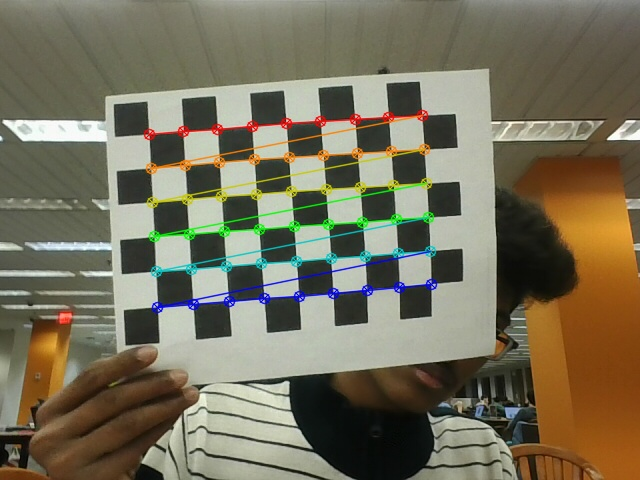
//> input picture Calibration & Augmented Reality/image_1.jpg, 640 x 480 px
$ ./Custom_design '../Calibration & Augmented Reality/image_1.jpg' '../Calibration & Augmented Reality/image_2.jpg' '../Calibration & Augmented Reality/image_2.jpg'   (built with g++ and OpenCV 4)
//> lines starting //> are read from the running program, lines starting //| are printed output that depends on the picture
### Content_based_image_retrieval/csv_util.h
/*
  Bruce A. Maxwell

  Utility functions for reading and writing CSV files with a specific format

  Each line of the csv file is a filename in the first column, followed by numeric data for the remaining columns
  Each line of the csv file has to have the same number of columns
 */

#ifndef CVS_UTIL_H
#define CVS_UTIL_H

 /*
   Given a filename, and image filename, and the image features, by
   default the function will append a line of data to the CSV format
   file.  If reset_file is true, then it will open the file in 'write'
   mode and clear the existing contents.

   The image filename is written to the first position in the row of
   data. The values in image_data are all written to the file as
   floats.

   The function returns a non-zero value in case of an error.
  */
#include<vector>
#include<opencv2/opencv.hpp>
int append_image_data_csv(char* filename, char* image_filename, std::vector<float>& image_data, int reset_file = 0);


/*
  Given a file with the format of a string as the first column and
  floating point numbers as the remaining columns, this function
  returns the filenames as a std::vector of character arrays, and the
  remaining data as a 2D std::vector<float>.

  filenames will contain all of the image file names.
  data will contain the features calculated from each image.

  If echo_file is true, it prints out the contents of the file as read
  into memory.

  The function returns a non-zero value if something goes wrong.
 */
int read_image_data_csv(char* filename, std::vector<char*>& filenames, std::vector<std::vector<float>>& data, int echo_file = 0);

std::vector<float> baseline_feature(char* filepath);
std::vector<float> histogram_feature(char* filespath);
std::vector<float> multi_histogram_feature(char* filepath);
std::vector<float> TC_feature(char* filepath);
std::vector<float> TC_feature_1(char* filepath);
std::vector<float> custom_design_feature(char* filepath1, char* filepath2);
std::vector<float> extension(char* filepath);
std::vector<float> extension_1(char* filepath);
std::vector<float> custom_design_feature_1(char* filepath);
#endif
#pragma once

### Content_based_image_retrieval/csv_util.cpp
/*
Bruce A. Maxwell

CS 5330 Computer Vision
Spring 2021

CPP functions for reading CSV files with a specific format
- first column is a string containing a filename or path
- every other column is a number

The function returns a std::vector of char* for the filenames and a 2D std::vector of floats for the data
*/

#include <cstdio>
#include <cstring>
#include <vector>
#include "opencv2/opencv.hpp"

/*
  reads a string from a CSV file. the 0-terminated string is returned in the char array os.

  The function returns false if it is successfully read. It returns true if it reaches the end of the line or the file.
 */
int getstring(FILE* fp, char os[]) {
    int p = 0;
    int eol = 0;

    for (;;) {
        char ch = fgetc(fp);
        if (ch == ',') {
            break;
        }
        else if (ch == '\n' || ch == EOF) {
            eol = 1;
            break;
        }
        // printf("%c", ch ); // uncomment for debugging
        os[p] = ch;
        p++;
    }
    // printf("\n"); // uncomment for debugging
    os[p] = '\0';

    return(eol); // return true if eol
}

// [23 lines left out: function getint, not called in this run]

/*
  Utility function for reading one float value from a CSV file

  The value is stored in the v parameter

  The function returns true if it reaches the end of a line or the file
 */
// [23 lines left out: function getfloat, not called in this run]

/*
  Given a filename, and image filename, and the image features, by
  default the function will append a line of data to the CSV format
  file.  If reset_file is true, then it will open the file in 'write'
  mode and clear the existing contents.

  The image filename is written to the first position in the row of
  data. The values in image_data are all written to the file as
  floats.

  The function returns a non-zero value in case of an error.
 */
// [32 lines left out: function append_image_data_csv, not called in this run]

/*
  Given a file with the format of a string as the first column and
  floating point numbers as the remaining columns, this function
  returns the filenames as a std::vector of character arrays, and the
  remaining data as a 2D std::vector<float>.

  filenames will contain all of the image file names.
  data will contain the features calculated from each image.

  If echo_file is true, it prints out the contents of the file as read
  into memory.

  The function returns a non-zero value if something goes wrong.
 */
int read_image_data_csv(char* filename, std::vector<char*>& filenames, std::vector<std::vector<float>>& data, int echo_file) {
    FILE* fp;
    float fval;
    char img_file[256];

    fp = fopen(filename, "r");
    if (!fp) {
        printf("Unable to open feature file\n");
        return(-1);
    }

    printf("Reading %s\n", filename);
    for (;;) {
        std::vector<float> dvec;


        // read the filename
        if (getstring(fp, img_file)) {
            break;
        }
        // printf("Evaluting %s\n", filename);

        // read the whole feature file into memory
        for (;;) {
            // get next feature
            float eol = getfloat(fp, &fval);
            dvec.push_back(fval);
            if (eol) break;
        }
        // printf("read %lu features\n", dvec.size() );

        data.push_back(dvec);

        char* fname = new char[strlen(img_file) + 1];
        strcpy(fname, img_file);
        filenames.push_back(fname);
    }
    fclose(fp);
    printf("Finished reading CSV file\n");

    if (echo_file) {
        for (int i = 0; i < data.size(); i++) {
            for (int j = 0; j < data[i].size(); j++) {
                printf("%.4f  ", data[i][j]);
            }
            printf("\n");
        }
        printf("\n");
    }

    return(0);
}

// [658 lines left out: functions baseline_feature, histogram_feature, multi_histogram_feature, TC_feature, TC_feature_1, extension and 1 more, not called in this run]

std::vector<float> custom_design_feature(char* filepath1, char* filepath2) {

    std::vector<float> f_vector;

    //reading the image paths
    cv::Mat img1 = cv::imread(filepath1);
    cv::Mat img2 = cv::imread(filepath2);

    //initializing the histograms
    cv::Mat hist1 = cv::Mat::zeros(16, 16, CV_32SC1);
    cv::Mat hist2 = cv::Mat::zeros(16, 16, CV_32SC1);
    cv::Mat hist = cv::Mat::zeros(16, 16, CV_32SC1);
    cv::Mat bg_hist1 = cv::Mat::zeros(16, 16, CV_32SC1);
    cv::Mat bg_hist2 = cv::Mat::zeros(16, 16, CV_32SC1);
    cv::Mat bg_hist = cv::Mat::zeros(16, 16, CV_32SC1);

    //creating the BG histogram
    for (int i = 0; i < img1.rows; i++) {
        cv::Vec3b* img1_ptr = img1.ptr<cv::Vec3b>(i);
        for (int j = 0; j < img1.cols; j++) {
            int b_index = int((float(img1_ptr[j][0]) / 256) * 16);
            int g_index = int((float(img1_ptr[j][1]) / 256) * 16);

            int* bg_hist1_ptr = bg_hist1.ptr<int>(b_index);
            bg_hist1_ptr[g_index] = bg_hist1_ptr[g_index] + 1;
        }
    }
    for (int i = 0; i < img2.rows; i++) {
        cv::Vec3b* img2_ptr = img2.ptr<cv::Vec3b>(i);
        for (int j = 0; j < img2.cols; j++) {
            int b_index = int((float(img2_ptr[j][0]) / 256) * 16);
            int g_index = int((float(img2_ptr[j][1]) / 256) * 16);

            int* bg_hist2_ptr = bg_hist2.ptr<int>(b_index);
            bg_hist2_ptr[g_index] = bg_hist2_ptr[g_index] + 1;
        }
    }

    cv::Mat gray1, gray2, sobel1, sobel2, grad_x1, grad_y1, grad_x2, grad_y2;

    //converting into grayscale
    cv::cvtColor(img1, gray1, cv::COLOR_BGR2GRAY);
    cv::cvtColor(img2, gray2, cv::COLOR_BGR2GRAY);

    // Sobel filter for gradient in X direction
    cv::Sobel(gray1, grad_x1, CV_64FC1, 1, 0, 3);
    // Sobel filter for gradient in Y direction
    cv::Sobel(gray1, grad_y1, CV_64FC1, 0, 1, 3);
    cv::convertScaleAbs(grad_x1, grad_x1);
    cv::convertScaleAbs(grad_y1, grad_y1);

    // Sobel filter for gradient in X direction
    cv::Sobel(gray2, grad_x2, CV_64FC1, 1, 0, 3);
    // Sobel filter for gradient in Y direction
    cv::Sobel(gray2, grad_y2, CV_64FC1, 0, 1, 3);
    cv::convertScaleAbs(grad_x2, grad_x2);
    cv::convertScaleAbs(grad_y2, grad_y2);

    //creating region of interests for image 1
    cv::Rect img_1_r1(grad_x1.cols / 4, grad_x1.rows / 4, grad_x1.cols / 2, grad_x1.rows / 2);
    cv::Rect img_1_r2(grad_x1.cols / 4, grad_x1.rows / 4, grad_y1.cols / 2, grad_y1.rows / 2);
    cv::Mat img_1_roi1 = grad_x1(img_1_r1);
    cv::Mat img_1_roi2 = grad_y1(img_1_r2);

    //creating region of interests for image 2
    cv::Rect img_2_r1(grad_y2.cols / 4, grad_x2.rows / 4, grad_x2.cols / 2, grad_x2.rows / 2);
    cv::Rect img_2_r2(grad_y2.cols / 4, grad_x2.rows / 4, grad_y2.cols / 2, grad_y2.rows / 2);
    cv::Mat img_2_roi1 = grad_x2(img_2_r1);
    cv::Mat img_2_roi2 = grad_y2(img_2_r2);

    //creating the histograms using magnitude and orientation
    for (int i = 0; i < img_1_roi1.rows; i++) {
        cv::Vec3b* x_ptr1 = img_1_roi1.ptr<cv::Vec3b>(i);
        cv::Vec3b* y_ptr1 = img_1_roi2.ptr<cv::Vec3b>(i);

        for (int j = 0; j < img_1_roi1.cols; j++) {
            int mag_index = int((std::sqrt(x_ptr1[j][0] * x_ptr1[j][0] + y_ptr1[j][0] * y_ptr1[j][0])) / 45.078);
            int orientation_index = int((atan2(y_ptr1[j][0], x_ptr1[j][0]) + 3.14) / 0.785);

            cv::Vec3b* hist_ptr1 = hist1.ptr<cv::Vec3b>(mag_index);
            hist_ptr1[orientation_index][0]++;
        }
    }

    for (int i = 0; i < img_2_roi1.rows; i++) {
        cv::Vec3b* x_ptr2 = img_2_roi1.ptr<cv::Vec3b>(i);
        cv::Vec3b* y_ptr2 = img_1_roi2.ptr<cv::Vec3b>(i);

        for (int j = 0; j < img_1_roi1.cols; j++) {

            int mag_index = int((std::sqrt(x_ptr2[j][0] * x_ptr2[j][0] + y_ptr2[j][0] * y_ptr2[j][0])) / 45.078);
            int orientation_index = int((atan2(y_ptr2[j][0], x_ptr2[j][0]) + 3.14) / 0.785);

            cv::Vec3b* hist_ptr2 = hist2.ptr<cv::Vec3b>(mag_index);
            hist_ptr2[orientation_index][0]++;
        }
    }

    //creating feature vector
    for (int i = 0; i < bg_hist.rows; i++) {
        int* bg_hist1_ptr = bg_hist1.ptr<int>(i);
        int* bg_hist2_ptr = bg_hist2.ptr<int>(i);
        int* bg_hist_ptr = bg_hist.ptr<int>(i);
        for (int j = 0; j < bg_hist.cols; j++) {
            bg_hist_ptr[j] = (bg_hist1_ptr[j] + bg_hist2_ptr[j])/2;
            f_vector.push_back(bg_hist_ptr[j]);
        }
    }
    f_vector.push_back(0.1);        //pushing something random to distinguish the histograms
    for (int i = 0; i < hist1.rows; i++) {
        cv::Vec3b* hist_ptr1 = hist1.ptr<cv::Vec3b>(i);
        cv::Vec3b* hist_ptr2 = hist2.ptr<cv::Vec3b>(i);
        cv::Vec3b* hist_ptr = hist.ptr<cv::Vec3b>(i);
        for (int j = 0; j < hist1.cols; j++) {
            hist_ptr[j][0] = (hist_ptr1[j][0] + hist_ptr2[j][0])/2;
            f_vector.push_back(hist_ptr[j][0]);
        }
    }
// [9 lines of commented-out code are left out]
    return f_vector;
}

// [68 lines left out: function custom_design_feature_1, not called in this run]

### Content_based_image_retrieval/Custom_design.cpp
#include<iostream>
#include<opencv2/opencv.hpp>
#include "csv_util.h"
#include<vector>
#include<algorithm>

int main(int argc, char*argv[]) {

	//reading target images and extracting freature sets
	cv::Mat target_image1 = cv::imread(argv[1]);
//> target_image1 is the input picture: 480 rows x 640 cols, CV_8UC3; mean B, G, R 91.4, 112.6, 118.6
	cv::Mat target_image2 = cv::imread(argv[2]);
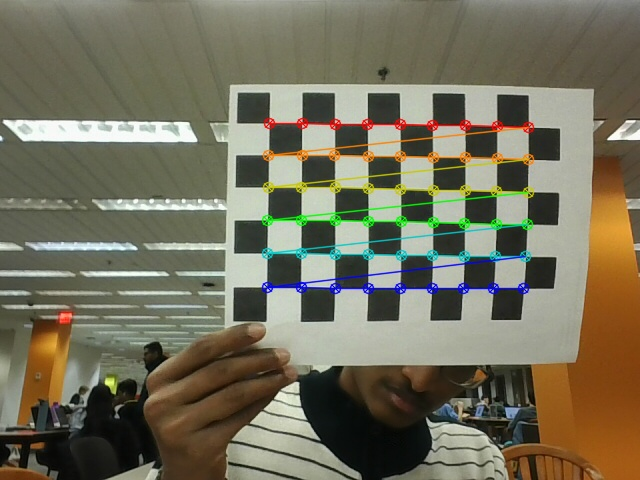
//> input picture Calibration & Augmented Reality/image_2.jpg, 640 x 480 px
//> target_image2 is the input picture: 480 rows x 640 cols, CV_8UC3; mean B, G, R 92.3, 112.3, 116.3
	std::vector<float> feature_set = custom_design_feature(argv[1], argv[2]);
//> in custom_design_feature, `cv::cvtColor(img1, gray1, cv::COLOR_BGR2GRAY);`:
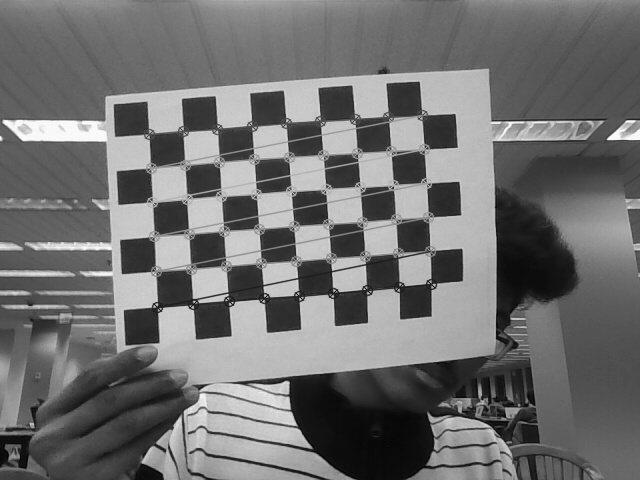
//> gray1: 480 rows x 640 cols, CV_8UC1; min 1, max 254, mean 112
//> in custom_design_feature, `cv::Sobel(gray2, grad_y2, CV_64FC1, 0, 1, 3);`:
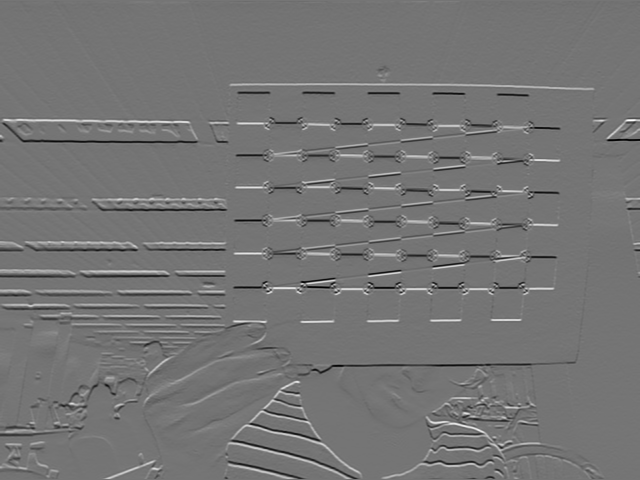
//> grad_y2: 480 rows x 640 cols, CV_64FC1; min -722, max 850, mean -0.7; drawn with min black and max white
//> in custom_design_feature, `cv::convertScaleAbs(grad_y2, grad_y2);`:
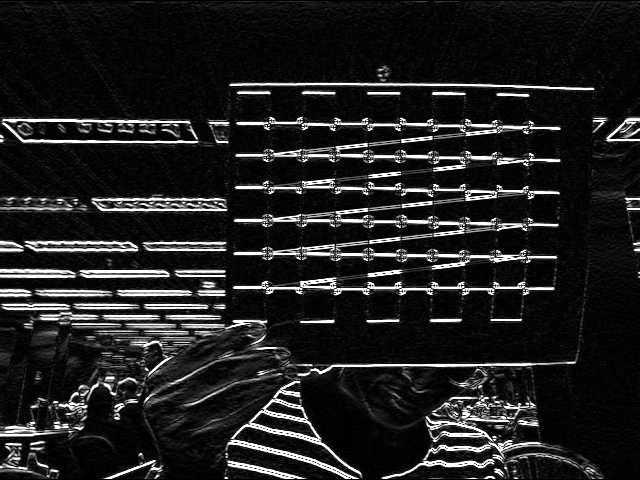
//> grad_y2: 480 rows x 640 cols, CV_8UC1; min 0, max 255, mean 32.6
//> in custom_design_feature, `cv::Mat img_1_roi2 = grad_y1(img_1_r2);`:
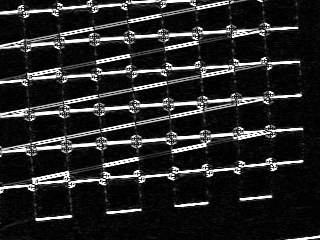
//> img_1_roi2: 240 rows x 320 cols, CV_8UC1; min 0, max 255, mean 38.3
//> in custom_design_feature, `cv::Mat img_2_roi1 = grad_x2(img_2_r1);`:
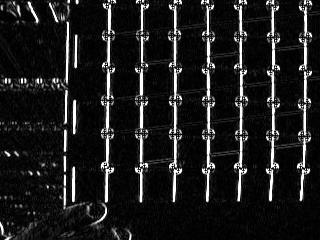
//> img_2_roi1: 240 rows x 320 cols, CV_8UC1; min 0, max 255, mean 28.4
//> in custom_design_feature, `cv::Mat img_2_roi2 = grad_y2(img_2_r2);`:
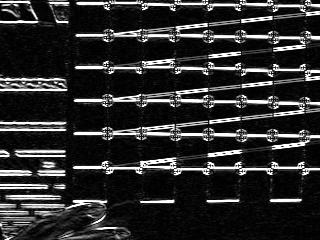
//> img_2_roi2: 240 rows x 320 cols, CV_8UC1; min 0, max 255, mean 44.4
//> after the loop in custom_design_feature, `for (int i = 0; i < bg_hist.rows; i++)`: f_vector = 256 values, max 33055 at index 86, min 0 at index 13, mean 1199.8
//> in custom_design_feature, `f_vector.push_back(0.1);`: f_vector = 257 values, max 33055 at index 86, min 0 at index 13, mean 1195.1
//> after the loop in custom_design_feature, `for (int i = 0; i < hist1.rows; i++)`: f_vector = 513 values, max 33055 at index 86, min 0 at index 13, mean 603.9
//> feature_set has the same summary as f_vector in custom_design_feature

	//reading the feature vectors file
	char filename[256];
	std::vector<char*> image_paths;
	std::vector<std::vector<float>> data;
	strcpy(filename, argv[3]);
	read_image_data_csv(filename, image_paths, data, 0);
//| Reading ../Calibration & Augmented Reality/image_2.jpg
//> the loop in read_image_data_csv, `for (;;)` made 1 pass
//> img_file on pass 1: ""
//> after the loop in read_image_data_csv, `for (;;)`: fval = 0
//> image_paths = 0 items; data = 0 items

	//computing the distance metric and storing in a vector
    //using the maximum intersetion as the distance metrics
	std::vector<std::vector<std::string>> matched_images;
		for (int i = 0; i < data.size(); i++) {
			int temp = 0, temp1 = 0, temp2 = 0;
			for (int j = 0; j <258; j++) {
				temp1 = temp1 + std::min(feature_set[j], data[i][j]);
			}
			for (int j = 259;j< data[i].size();j++) {
				temp2 = temp2 + std::min(feature_set[j], data[i][j]);
			}
			temp = (3*temp1+ 7*temp2) / 10;
			matched_images.push_back({ std::to_string(temp), image_paths[i] });
		}
//> this loop made 0 passes
//> after the loop, matched_images = 0 items

	//sorting the vector from most similar image to least similar image
	std::sort(matched_images.begin(), matched_images.end(),
		[](std::vector<std::string>& a, std::vector<std::string>& b)
		{
			return stoi(a[0]) > stoi(b[0]);
		});

	//reading the top 10 images
//> (the run ends here: the program crashes, at `cv::Mat img1 = cv::imread(matched_images[1][1]);`)
